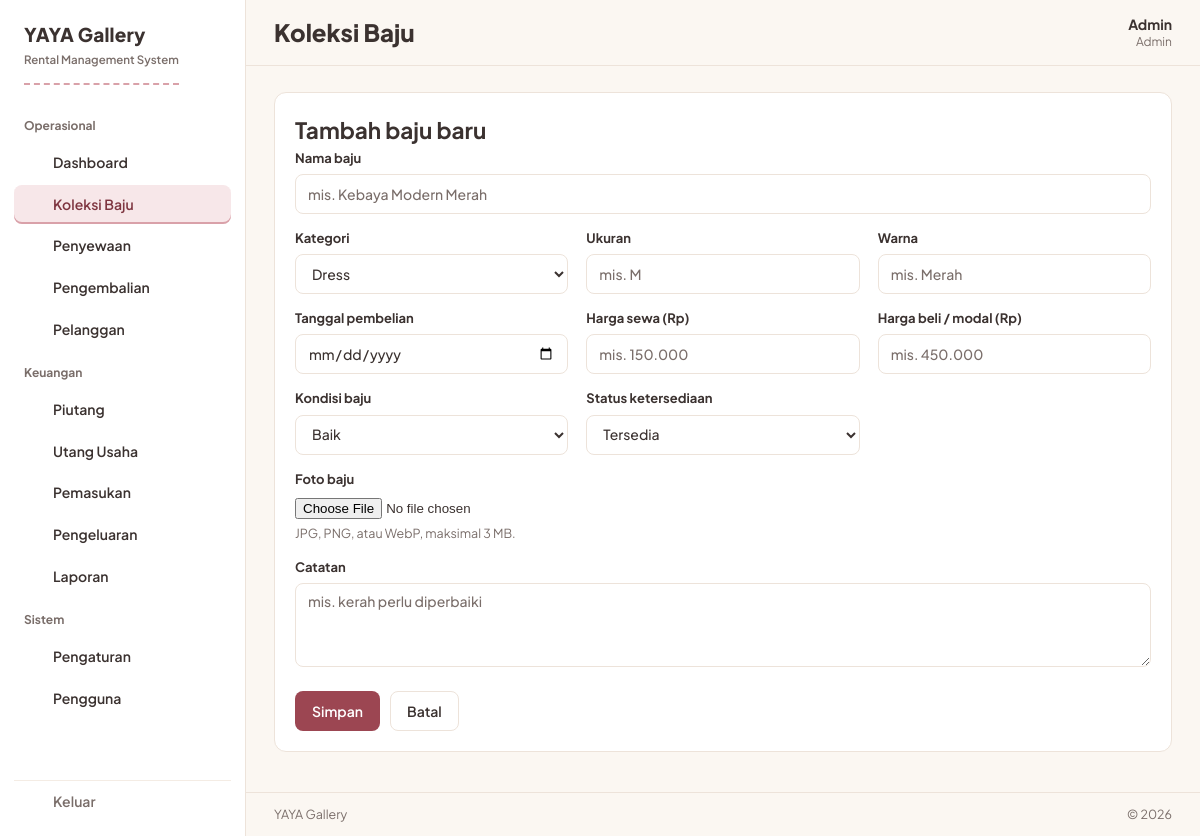
Page /pages/koleksi.php?action=baru (signed in) on the committed database.
### tables this page shows
CREATE TABLE settings (
  id TINYINT UNSIGNED PRIMARY KEY DEFAULT 1 CHECK (id = 1),
  business_name VARCHAR(100) NOT NULL DEFAULT 'YAYA Gallery',
  logo VARCHAR(255) DEFAULT NULL,
  address VARCHAR(255) DEFAULT NULL,
  phone VARCHAR(30) DEFAULT NULL,
  late_fee_per_day DECIMAL(12,2) NOT NULL DEFAULT 0,
  default_deposit DECIMAL(12,2) NOT NULL DEFAULT 0,
  invoice_notes TEXT
);

CREATE TABLE users (
  id INT UNSIGNED AUTO_INCREMENT PRIMARY KEY,
  name VARCHAR(100) NOT NULL,
  username VARCHAR(50) NOT NULL UNIQUE,
  password_hash VARCHAR(255) NOT NULL,
  role ENUM('admin','karyawan') NOT NULL DEFAULT 'karyawan',
  is_active TINYINT(1) NOT NULL DEFAULT 1,
  created_at TIMESTAMP NOT NULL DEFAULT CURRENT_TIMESTAMP
);

### app/config.php (called while the page is built, shortened)
<?php
$DB_HOST = '127.0.0.1';
$DB_NAME = 'yaya_gallery';
$DB_USER = 'root';
$DB_PASS = '';
try {
    $pdo = new PDO(
        'mysql:host=' . $DB_HOST . ';dbname=' . $DB_NAME . ';charset=utf8mb4',
        $DB_USER,
        $DB_PASS,
        [
            PDO::ATTR_ERRMODE            => PDO::ERRMODE_EXCEPTION,
            PDO::ATTR_DEFAULT_FETCH_MODE => PDO::FETCH_ASSOC,
        ]
    );
} catch (PDOException $e) {
    http_response_code(500);
    echo '<!doctype html><html lang="id"><head><meta charset="utf-8"><meta name="viewport" content="width=device-width, initial-scale=1"><title>YAYA Gallery</title></head>'
        . '<body style="font-family:system-ui,sans-serif;background:#FBF7F2;color:#3B3230;max-width:560px;margin:96px auto;line-height:1.6">'
        . '<h1 style="font-size:22px">Database belum siap</h1>'
        . '<p>Aplikasi tidak bisa terhubung ke MySQL. Periksa kredensial di <code>app/config.local.php</code>, lalu import skema dari <code>database/database.sql</code> lewat phpMyAdmin.</p></body></html>';
    exit;
}
function u(string $path): string
{
    return APP_BASE . '/' . ltrim($path, '/');
}
function db(): PDO
{
    global $pdo;
    return $pdo;
}
function q(string $sql, array $params = []): PDOStatement
{
    $st = db()->prepare($sql);
    $st->execute($params);
    return $st;
}
function qone(string $sql, array $params = []): ?array
{
    $row = q($sql, $params)->fetch();
    return $row === false ? null : $row;
}
function settings(): array
{
    static $s = null;
    if ($s === null) {
        $s = qone('SELECT * FROM settings WHERE id = 1') ?: [];
    }
    return $s;
}
function e(mixed $v): string
{
    return htmlspecialchars((string)$v, ENT_QUOTES, 'UTF-8');
}

### app/auth.php (called while the page is built, shortened)
<?php
require_once __DIR__ . '/config.php';
function current_user(): ?array
{
    static $u = false;
    if ($u === false) {
        $u = null;
        if (!empty($_SESSION['user_id'])) {
            $u = qone('SELECT id, name, username, role FROM users WHERE id = ? AND is_active = 1', [$_SESSION['user_id']]);
        }
    }
    return $u;
}
function require_login(): void
{
    if (!current_user()) {
        redirect(u('login.php'));
    }
}

### app/layout.php (the view, shortened to what this page needs)
<?php
require_once __DIR__ . '/auth.php';
function icon(string $name): string
{
    $paths = [
        'dashboard'   => '<rect x="3.5" y="3.5" width="7" height="7" rx="1.5"/><rect x="13.5" y="3.5" width="7" height="7" rx="1.5"/><rect x="3.5" y="13.5" width="7" height="7" rx="1.5"/><rect x="13.5" y="13.5" width="7" height="7" rx="1.5"/>',
        'koleksi'     => '<path d="M13 6.7a2 2 0 1 0-2-2"/><path d="M13 6.7v.9L4.6 14a1.25 1.25 0 0 0 .75 2.25h13.3A1.25 1.25 0 0 0 19.4 14Z"/>',
        'sewa'        => '<rect x="3.5" y="5" width="17" height="15.5" rx="2"/><path d="M8 3v4M16 3v4M3.5 10.5h17"/><path d="m9.8 15.4 1.7 1.7 3.4-3.4"/>',
        'pengembalian'=> '<path d="M9.5 14.5 4.5 9.5l5-5"/><path d="M4.5 9.5h9.5a5.75 5.75 0 0 1 0 11.5H11"/>',
        'pelanggan'   => '<circle cx="12" cy="8" r="3.4"/><path d="M5.5 20a6.5 6.5 0 0 1 13 0"/>',
        'piutang'     => '<path d="M6.5 3.5h7.5l4.5 4.5v12a.5.5 0 0 1-.5.5H6.5a.5.5 0 0 1-.5-.5V4a.5.5 0 0 1 .5-.5Z"/><path d="M14 3.5V8h4.5"/><path d="M9.75 14.75h4.5M12 12.5v4.5"/>',
        'utang'       => '<path d="M6.5 3.5h7.5l4.5 4.5v12a.5.5 0 0 1-.5.5H6.5a.5.5 0 0 1-.5-.5V4a.5.5 0 0 1 .5-.5Z"/><path d="M14 3.5V8h4.5"/><path d="M9.75 14.75h4.5"/>',
        'pemasukan'   => '<path d="M12 3.5v8.5M8.5 8.5 12 12l3.5-3.5"/><path d="M4 13.5v5A1.5 1.5 0 0 0 5.5 20h13a1.5 1.5 0 0 0 1.5-1.5v-5"/>',
        'pengeluaran' => '<path d="M12 12.5V4M8.5 7.5 12 4l3.5 3.5"/><path d="M4 13.5v5A1.5 1.5 0 0 0 5.5 20h13a1.5 1.5 0 0 0 1.5-1.5v-5"/>',
        'laporan'     => '<path d="M5 20v-8M12 20V6M19 20V9.5"/>',
        'pengaturan'  => '<path d="M4 7h8.5M17.5 7H20M4 17h2.5M11.5 17H20"/><circle cx="15" cy="7" r="2.2"/><circle cx="9" cy="17" r="2.2"/>',
        'pengguna'    => '<circle cx="9" cy="8.5" r="3"/><path d="M3.5 19.5a5.5 5.5 0 0 1 11 0"/><circle cx="16.8" cy="9.5" r="2.4"/><path d="M14.8 19.5h5.7a4.6 4.6 0 0 0-4-4.6"/>',
        'logout'      => '<path d="M9.5 4H5.5A1.5 1.5 0 0 0 4 5.5v13A1.5 1.5 0 0 0 5.5 20h4M15 8l4 4-4 4M19 12H8.5"/>',
        'cuci'        => '<rect x="3.5" y="3.5" width="17" height="17" rx="2"/><circle cx="12" cy="12" r="5"/><path d="M12 9.5v2.5l1.8 1.8"/>',
        'wa'          => '<path d="M12 3.5a8.5 8.5 0 0 0-7.3 12.8L3.5 20.5l4.3-1.1A8.5 8.5 0 1 0 12 3.5Z"/><path d="M9.2 8.7c.6 2.9 2.4 4.6 5.3 5.3l.9-1.6-1.9-.9-.8.7a5.3 5.3 0 0 1-1.7-1.7l.7-.8-.9-1.9Z"/>',
        'print'       => '<path d="M7 8V3.5h10V8"/><rect x="4" y="8" width="16" height="8" rx="1.5"/><path d="M7 13.5h10v7H7z"/>',
    ];
    $label = [
        'dashboard' => 'Dashboard', 'koleksi' => 'Koleksi', 'sewa' => 'Penyewaan', 'pengembalian' => 'Pengembalian',
        'pelanggan' => 'Pelanggan', 'piutang' => 'Piutang', 'utang' => 'Utang', 'pemasukan' => 'Pemasukan',
        'pengeluaran' => 'Pengeluaran', 'laporan' => 'Laporan', 'pengaturan' => 'Pengaturan', 'pengguna' => 'Pengguna',
        'logout' => 'Keluar', 'cuci' => 'Laundry', 'wa' => 'WhatsApp', 'print' => 'Cetak',
    ];
    return '<svg viewBox="0 0 24 24" class="ic" fill="none" stroke="currentColor" stroke-width="1.7" stroke-linecap="round" stroke-linejoin="round" aria-hidden="true">' . ($paths[$name] ?? '') . '</svg>';
}
function nav_link(string $href, string $file, string $iconName, string $label, string $active): string
{
    $isActive = $active === $file;
    return '<a href="' . e(u($href)) . '"' . ($isActive ? ' aria-current="page"' : '') . '>'
        . icon($iconName) . '<span>' . e($label) . '</span>'
        . '</a>';
}
function page_start(string $title, string $active): void
{
    $s = settings();
    $user = current_user();
    $brand = $s['business_name'] ?: 'YAYA Gallery';
    $groups = [
        'Operasional' => [
            ['pages/dashboard.php', 'dashboard.php', 'dashboard', 'Dashboard'],
            ['pages/koleksi.php', 'koleksi.php', 'koleksi', 'Koleksi Baju'],
            ['pages/sewa.php', 'sewa.php', 'sewa', 'Penyewaan'],
            ['pages/pengembalian.php', 'pengembalian.php', 'pengembalian', 'Pengembalian'],
            ['pages/pelanggan.php', 'pelanggan.php', 'pelanggan', 'Pelanggan'],
        ],
        'Keuangan' => [
            ['pages/piutang.php', 'piutang.php', 'piutang', 'Piutang'],
            ['pages/utang.php', 'utang.php', 'utang', 'Utang Usaha'],
            ['pages/pemasukan.php', 'pemasukan.php', 'pemasukan', 'Pemasukan'],
            ['pages/pengeluaran.php', 'pengeluaran.php', 'pengeluaran', 'Pengeluaran'],
            ['pages/laporan.php', 'laporan.php', 'laporan', 'Laporan'],
        ],
    ];
    if ($user && $user['role'] === 'admin') {
        $groups['Sistem'] = [
            ['pages/pengaturan.php', 'pengaturan.php', 'pengaturan', 'Pengaturan'],
            ['pages/users.php', 'users.php', 'pengguna', 'Pengguna'],
        ];
    }
    ?>
<!doctype html>
<html lang="id">
<head>
<link rel="stylesheet" href="<?= u("assets/css/style.css") ?>">
</head>
<body>
<div class="shell">
    <aside class="sidebar" id="sidebar" aria-label="Menu utama">
        <p class="brand">
            <span class="brand-name"><?= e($brand) ?></span>
        </p>
        <p class="brand-sub">Rental Management System</p>
        <nav>
            <?php foreach ($groups as $groupName => $items): ?>
                <p class="nav-group"><?= e($groupName) ?></p>
                <?php foreach ($items as [$href, $file, $ic, $label]): ?>
                    <?= nav_link($href, $file, $ic, $label, $active) ?>
                <?php endforeach; ?>
            <?php endforeach; ?>
        </nav>
        <form method="post" action="<?= u("logout.php") ?>" class="nav-logout-form">
            <button type="submit" class="nav-logout"><?= icon('logout') ?><span>Keluar</span></button>
        </form>
    </aside>
    <div class="maincol">
        <header class="topbar">
            <h1><?= e($title) ?></h1>
            <div class="userchip">
                <span class="user-name"><?= e($user['name'] ?? '') ?></span>
                <span class="user-role"><?= e($user['role'] ?? '') ?></span>
            </div>
        </header>
        <main class="main" id="main">
<?php
}
function page_end(): void
{
    $s = settings();
    ?>
        </main>
        <footer class="appfoot"><span><?= e($s['business_name'] ?: 'YAYA Gallery') ?></span><span>&copy; <?= date('Y') ?></span></footer>
    </div>
</div>
</body>
</html>
<?php
}

### assets/css/style.css (style rules this page uses)
:root { --paper: #FBF7F2; --surface: #FFFFFF; --ink: #3B3230; --muted: #7A6E6A; --line: #EDE3DA; --line-soft: #F4ECE4; --rose: #9C4652; --rose-deep: #7E3540; --rose-tint: #F7E7E9; --rose-tint-2: #FBF0F2; --stitch: #D9A1A9; --ok: #3E7A5E; --ok-tint: #E7F1EB; --book: #8A5A18; --book-tint: #F6ECD8; --late: #9E3A38; --late-tint: #F7E5E4; --wash: #4A6B7A; --wash-tint: #E7EFF3; --off: #6E625E; --off-tint: #EFEAE6; --radius: 12px; --radius-s: 8px; --shadow-drawer: 0 12px 32px rgba(59, 50, 48, .18); --font: 'Plus Jakarta Sans', 'Segoe UI', system-ui, -apple-system, sans-serif; }
* { box-sizing: border-box; }
html { -webkit-text-size-adjust: 100%; }
body { margin: 0; font-family: var(--font); font-size: 15px; line-height: 1.55; color: var(--ink); background: var(--paper); }
a { color: var(--rose); }
.shell { min-height: 100vh; }
.sidebar { position: fixed; inset: 0 auto 0 0; width: 246px; background: var(--surface); border-right: 1px solid var(--line); display: flex; flex-direction: column; padding: 20px 14px 16px; overflow-y: auto; z-index: 40; }
.brand { display: flex; align-items: center; gap: 10px; margin: 0 0 2px 10px; }
.brand-name { font-size: 19px; font-weight: 800; letter-spacing: .01em; color: var(--ink); }
.brand-sub { margin: 0 0 18px 10px; font-size: 11.5px; font-weight: 600; color: var(--muted); padding-bottom: 14px; border-bottom: 2px dashed var(--stitch); width: fit-content; }
.sidebar nav { flex: 1; display: flex; flex-direction: column; }
.nav-group { margin: 14px 10px 6px; font-size: 12px; font-weight: 700; color: var(--muted); }
.sidebar nav a { display: flex; align-items: center; gap: 10px; padding: 9px 10px; margin: 1px 0; border-radius: var(--radius-s); color: var(--ink); text-decoration: none; font-weight: 600; font-size: 14px; }
.sidebar nav a[aria-current="page"] { background: var(--rose-tint); color: var(--rose-deep); box-shadow: inset 0 -2px 0 var(--stitch); }
.ic { width: 19px; height: 19px; flex: none; }
.nav-logout-form { margin: 16px 0 0; border-top: 1px solid var(--line-soft); }
.nav-logout { display: flex; align-items: center; gap: 10px; width: 100%; padding: 10px; border: 0; background: none; color: var(--muted); font: 600 14px var(--font); cursor: pointer; text-align: left; }
.maincol { margin-left: 246px; display: flex; flex-direction: column; min-height: 100vh; }
.topbar { display: flex; align-items: center; gap: 16px; padding: 14px 28px; background: var(--paper); border-bottom: 1px solid var(--line); }
.topbar h1 { margin: 0; font-size: clamp(1.15rem, 1vw + .8rem, 1.5rem); font-weight: 800; flex: 1; min-width: 0; overflow: hidden; text-overflow: ellipsis; white-space: nowrap; }
.userchip { text-align: right; line-height: 1.25; }
.user-name { display: block; font-weight: 700; font-size: 14px; }
.user-role { display: block; font-size: 12px; color: var(--muted); text-transform: capitalize; }
.main { flex: 1; width: 100%; max-width: 1180px; margin: 0 auto; padding: 26px 28px 40px; }
.appfoot { display: flex; justify-content: space-between; padding: 12px 28px; border-top: 1px solid var(--line); font-size: 12.5px; color: var(--muted); }

### rows in the picture
settings: business_name "YAYA Gallery"
users: name "Admin", role "Admin"

### other values in the picture
$groupName "Operasional"
$label "Dashboard"
$label "Koleksi Baju"
$label "Penyewaan"
$label "Pengembalian"
$label "Pelanggan"
$groupName "Keuangan"
$label "Piutang"
$label "Utang Usaha"
$label "Pemasukan"
$label "Pengeluaran"
$label "Laporan"
$groupName "Sistem"
$label "Pengaturan"
$label "Pengguna"
